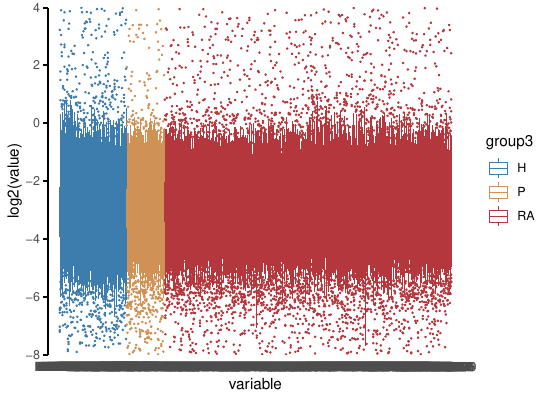

Generate this figure with R:
library(ggplot2)

rm(list = ls())
dat = read.csv("eFig 1k.csv")
ggplot(dat, aes(variable, log2(value), color=group3))+
  geom_boxplot(outlier.size = .2,size = 0.1, fatten = 3)+
  scale_color_manual(values = c("#3d7dae","#cf9254","#b4373d"))+
  theme_classic()+
  scale_y_continuous(limits = c(-8,4), breaks = c(-8,-6,-4,-2,0,2,4), expand = c(0,0))+
  scale_x_discrete(expand = c(0.03,0.03))+
  theme(axis.line.x = element_blank(), axis.ticks.x = element_blank(),axis.line = element_line(color="black", linewidth = .7),
        axis.ticks = element_line(color="black", linewidth = .7),
        axis.ticks.length =  unit(1.25,"mm"))
ggsave("eFig 1k.pdf", width = 5.5, height = 4)
